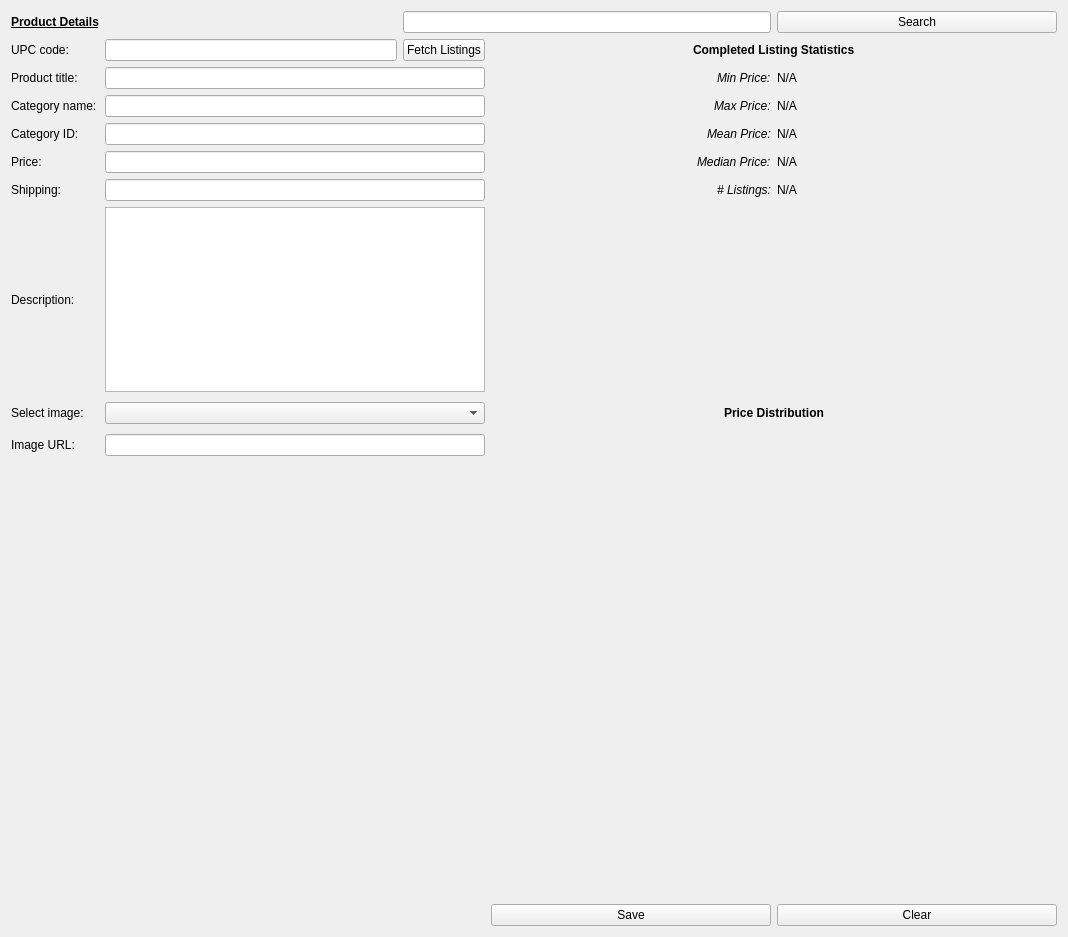
<?xml version="1.0" encoding="UTF-8"?>
<ui version="4.0">
 <class>Form</class>
 <widget class="QWidget" name="Form">
  <property name="geometry">
   <rect>
    <x>0</x>
    <y>0</y>
    <width>1068</width>
    <height>937</height>
   </rect>
  </property>
  <property name="windowTitle">
   <string>Form</string>
  </property>
  <layout class="QGridLayout" name="gridLayout_2">
   <item row="1" column="0">
    <layout class="QGridLayout" name="gridLayout">
     <item row="8" column="1" colspan="2">
      <widget class="QComboBox" name="selectimg_combobox"/>
     </item>
     <item row="5" column="0">
      <widget class="QLabel" name="price_label">
       <property name="text">
        <string>Price:</string>
       </property>
      </widget>
     </item>
     <item row="1" column="2">
      <widget class="QPushButton" name="fetchlistings_btn">
       <property name="text">
        <string>Fetch Listings</string>
       </property>
      </widget>
     </item>
     <item row="3" column="0">
      <widget class="QLabel" name="catname_label">
       <property name="text">
        <string>Category name:</string>
       </property>
      </widget>
     </item>
     <item row="4" column="4">
      <widget class="QLabel" name="meanprice_val">
       <property name="minimumSize">
        <size>
         <width>70</width>
         <height>0</height>
        </size>
       </property>
       <property name="text">
        <string>N/A</string>
       </property>
      </widget>
     </item>
     <item row="5" column="3" alignment="Qt::AlignRight">
      <widget class="QLabel" name="medianprice_label">
       <property name="text">
        <string>&lt;html&gt;&lt;head/&gt;&lt;body&gt;&lt;p&gt;&lt;span style=&quot; font-style:italic;&quot;&gt;Median Price:&lt;/span&gt;&lt;/p&gt;&lt;/body&gt;&lt;/html&gt;</string>
       </property>
      </widget>
     </item>
     <item row="4" column="1" colspan="2">
      <widget class="QLineEdit" name="catid_field"/>
     </item>
     <item row="5" column="1" colspan="2">
      <widget class="QLineEdit" name="price_field"/>
     </item>
     <item row="6" column="1" colspan="2">
      <widget class="QLineEdit" name="shipping_field"/>
     </item>
     <item row="1" column="3" colspan="2" alignment="Qt::AlignHCenter">
      <widget class="QLabel" name="listingstats_label">
       <property name="text">
        <string>&lt;html&gt;&lt;head/&gt;&lt;body&gt;&lt;p&gt;&lt;span style=&quot; font-weight:600;&quot;&gt;Completed Listing Statistics&lt;/span&gt;&lt;/p&gt;&lt;/body&gt;&lt;/html&gt;</string>
       </property>
      </widget>
     </item>
     <item row="2" column="3" alignment="Qt::AlignRight">
      <widget class="QLabel" name="minprice_label">
       <property name="text">
        <string>&lt;html&gt;&lt;head/&gt;&lt;body&gt;&lt;p&gt;&lt;span style=&quot; font-style:italic;&quot;&gt;Min Price:&lt;/span&gt;&lt;/p&gt;&lt;/body&gt;&lt;/html&gt;</string>
       </property>
      </widget>
     </item>
     <item row="6" column="4">
      <widget class="QLabel" name="numlistings_val">
       <property name="text">
        <string>N/A</string>
       </property>
      </widget>
     </item>
     <item row="3" column="3" alignment="Qt::AlignRight">
      <widget class="QLabel" name="maxprice_label">
       <property name="text">
        <string>&lt;html&gt;&lt;head/&gt;&lt;body&gt;&lt;p&gt;&lt;span style=&quot; font-style:italic;&quot;&gt;Max Price:&lt;/span&gt;&lt;/p&gt;&lt;/body&gt;&lt;/html&gt;</string>
       </property>
      </widget>
     </item>
     <item row="6" column="3">
      <widget class="QLabel" name="numlistings_label">
       <property name="text">
        <string>&lt;html&gt;&lt;head/&gt;&lt;body&gt;&lt;p align=&quot;right&quot;&gt;&lt;span style=&quot; font-style:italic;&quot;&gt;# Listings:&lt;/span&gt;&lt;/p&gt;&lt;/body&gt;&lt;/html&gt;</string>
       </property>
      </widget>
     </item>
     <item row="0" column="0">
      <widget class="QLabel" name="appheader_label">
       <property name="text">
        <string>&lt;html&gt;&lt;head/&gt;&lt;body&gt;&lt;p&gt;&lt;span style=&quot; font-weight:600; text-decoration: underline;&quot;&gt;Product Details&lt;/span&gt;&lt;/p&gt;&lt;/body&gt;&lt;/html&gt;</string>
       </property>
      </widget>
     </item>
     <item row="3" column="1" colspan="2">
      <widget class="QLineEdit" name="catname_field"/>
     </item>
     <item row="1" column="0">
      <widget class="QLabel" name="upc_label">
       <property name="text">
        <string>UPC code:</string>
       </property>
      </widget>
     </item>
     <item row="2" column="1" colspan="2">
      <widget class="QLineEdit" name="title_field"/>
     </item>
     <item row="2" column="0">
      <widget class="QLabel" name="title_label">
       <property name="text">
        <string>Product title:</string>
       </property>
      </widget>
     </item>
     <item row="4" column="0">
      <widget class="QLabel" name="catid_label">
       <property name="text">
        <string>Category ID:</string>
       </property>
      </widget>
     </item>
     <item row="1" column="1">
      <widget class="QLineEdit" name="upc_field"/>
     </item>
     <item row="5" column="4">
      <widget class="QLabel" name="medianprice_val">
       <property name="minimumSize">
        <size>
         <width>70</width>
         <height>0</height>
        </size>
       </property>
       <property name="text">
        <string>N/A</string>
       </property>
      </widget>
     </item>
     <item row="0" column="4">
      <widget class="QPushButton" name="search_btn">
       <property name="text">
        <string>Search</string>
       </property>
      </widget>
     </item>
     <item row="3" column="4">
      <widget class="QLabel" name="maxprice_val">
       <property name="minimumSize">
        <size>
         <width>70</width>
         <height>0</height>
        </size>
       </property>
       <property name="text">
        <string>N/A</string>
       </property>
      </widget>
     </item>
     <item row="0" column="2" colspan="2">
      <widget class="QLineEdit" name="search_field"/>
     </item>
     <item row="4" column="3" alignment="Qt::AlignRight">
      <widget class="QLabel" name="meanprice_label">
       <property name="text">
        <string>&lt;html&gt;&lt;head/&gt;&lt;body&gt;&lt;p&gt;&lt;span style=&quot; font-style:italic;&quot;&gt;Mean Price:&lt;/span&gt;&lt;/p&gt;&lt;/body&gt;&lt;/html&gt;</string>
       </property>
      </widget>
     </item>
     <item row="2" column="4">
      <widget class="QLabel" name="minprice_val">
       <property name="minimumSize">
        <size>
         <width>70</width>
         <height>0</height>
        </size>
       </property>
       <property name="text">
        <string>N/A</string>
       </property>
      </widget>
     </item>
     <item row="8" column="3" colspan="2" alignment="Qt::AlignHCenter">
      <widget class="QLabel" name="pricedistribution_label">
       <property name="minimumSize">
        <size>
         <width>0</width>
         <height>30</height>
        </size>
       </property>
       <property name="text">
        <string>&lt;html&gt;&lt;head/&gt;&lt;body&gt;&lt;p&gt;&lt;span style=&quot; font-weight:600;&quot;&gt;Price Distribution&lt;/span&gt;&lt;/p&gt;&lt;/body&gt;&lt;/html&gt;</string>
       </property>
       <property name="textFormat">
        <enum>Qt::AutoText</enum>
       </property>
      </widget>
     </item>
     <item row="6" column="0">
      <widget class="QLabel" name="shipping_label">
       <property name="text">
        <string>Shipping:</string>
       </property>
      </widget>
     </item>
     <item row="10" column="3" colspan="2" alignment="Qt::AlignHCenter|Qt::AlignVCenter">
      <widget class="QLabel" name="price_dist_img">
       <property name="minimumSize">
        <size>
         <width>566</width>
         <height>436</height>
        </size>
       </property>
       <property name="text">
        <string/>
       </property>
      </widget>
     </item>
     <item row="8" column="0">
      <widget class="QLabel" name="selectimg_label">
       <property name="text">
        <string>Select image:</string>
       </property>
      </widget>
     </item>
     <item row="7" column="0">
      <widget class="QLabel" name="description_label">
       <property name="text">
        <string>Description:</string>
       </property>
      </widget>
     </item>
     <item row="7" column="1" colspan="2">
      <widget class="QPlainTextEdit" name="description_field">
       <property name="minimumSize">
        <size>
         <width>0</width>
         <height>0</height>
        </size>
       </property>
      </widget>
     </item>
     <item row="9" column="0">
      <widget class="QLabel" name="imgurl_label">
       <property name="text">
        <string>Image URL:</string>
       </property>
      </widget>
     </item>
     <item row="9" column="1" colspan="2">
      <widget class="QLineEdit" name="imgurl_field"/>
     </item>
     <item row="11" column="4">
      <widget class="QPushButton" name="clear_btn">
       <property name="text">
        <string>Clear</string>
       </property>
      </widget>
     </item>
     <item row="11" column="3">
      <widget class="QPushButton" name="save_btn">
       <property name="text">
        <string>Save</string>
       </property>
      </widget>
     </item>
     <item row="10" column="0" colspan="3">
      <widget class="QLabel" name="product_img">
       <property name="text">
        <string/>
       </property>
      </widget>
     </item>
    </layout>
   </item>
  </layout>
 </widget>
 <resources/>
 <connections/>
</ui>
